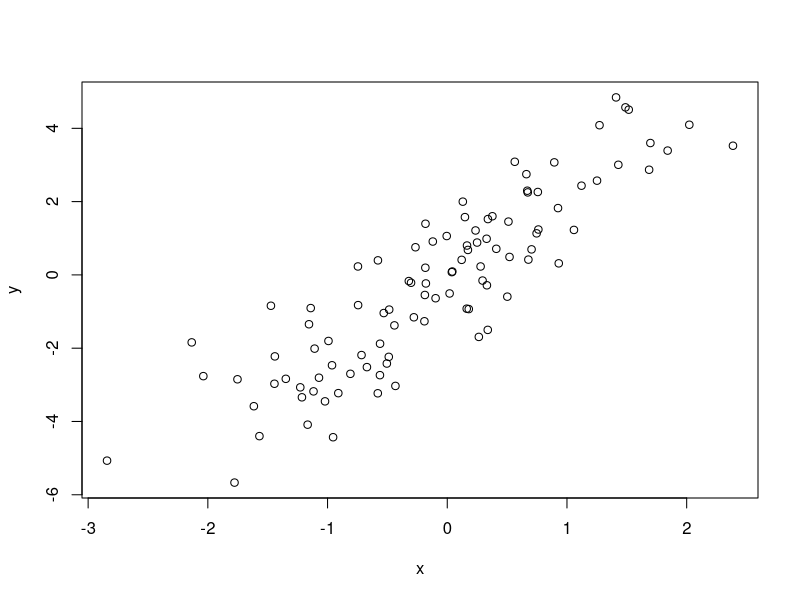

The R source for this figure:
## ---- chunk 1
x <- rnorm(100)
y <- 2*x + rnorm(100)
cor(x, y)
## ---- chunk 2
plot(x,y)
